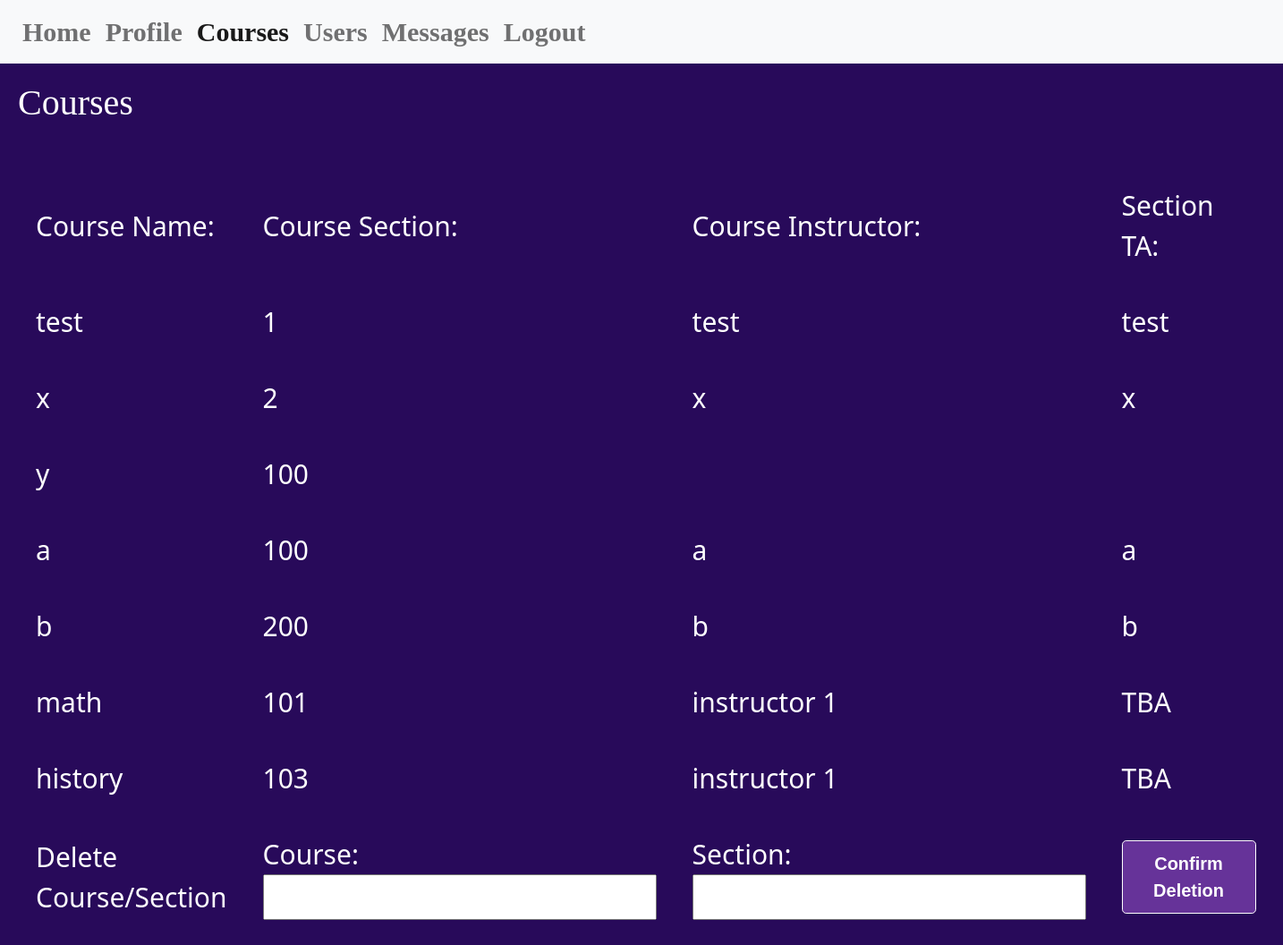
/viewcourse/ (signed in), run on an earlier commit of the app's database.
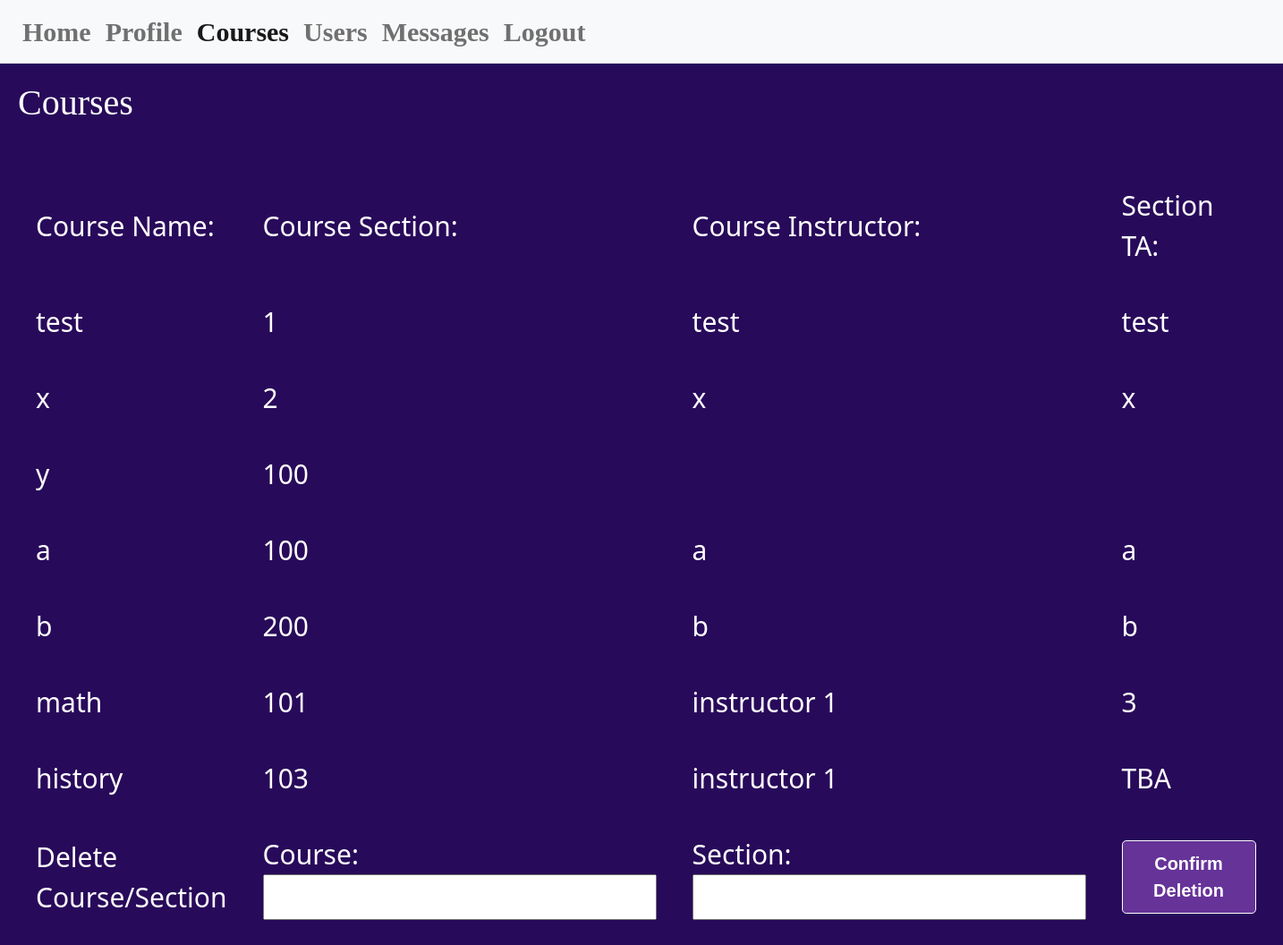
And on a later commit of the database.
### PurplePanda/models.py (models this page shows, shortened)
class MyCourses(models.Model):
    courseName = models.CharField(max_length=20)
    courseSection = models.CharField(max_length=20)
    courseInstructor = models.CharField(max_length=50, default=None)
    courseTA = models.CharField(max_length=50, default=None)

### PurplePanda/views.py (the view, shortened to what this page needs)
# urls.py: path('viewcourse/', ViewCourses.as_view(), name='viewcoures'),
class ViewCourses(View):
    def get(self, request):
        x = list(MyCourses.objects.all())
        temp = request.session.get("name")
        temp = MyUser.objects.get(name=temp)
        if x is None:
            return render(request, "viewcourse.html", {"print": "No Courses have been created yet!", "current": temp})
        return render(request, "viewcourse.html", {"print": x, "current": temp})

### templates/viewcourse.html (shortened to what this page needs)
{% load static %}
<!DOCTYPE html>
<html lang="en">
<head>
    <link href="https://cdn.jsdelivr.net/npm/bootstrap@5.0.2/dist/css/bootstrap.min.css" rel="stylesheet">
    <link href="{% static 'css/loginstyle.css' %}" rel="stylesheet" type="text/css"/>
</head>
<body>
    <nav class="navbar navbar-expand-lg navbar-light bg-light">
        <div class="container-fluid">
            <div class="collapse navbar-collapse" id="navbarNavAltMarkup">
                <div class="navbar-nav">
                    <a class="nav-link" href="/home">Home</a>
                    <a class="nav-link" href="/profile">Profile</a>
                    <a class="nav-link active" aria-current="page" href= "/viewcourse">Courses</a>
                    <a class="nav-link" href="/viewuser">Users</a>
                    <a class="nav-link" href="/viewmessage">Messages</a>
                    <a class="nav-link" href= "/">Logout</a>
                </div>
            </div>
        </div>
    </nav>
    <h1 class="header2">Courses</h1>
    <div class="users">
        <table class="loginTable">
                <tr>
                    <td>Course Name: </td>
                    <td>Course Section: </td>
                    <td>Course Instructor: </td>
                    <td>Section TA: </td>
                </tr>
            {% for i in print %}
                <tr>
                    <td>{{ i.courseName }}</td>
                    <td>{{ i.courseSection }}</td>
                    <td>{{ i.courseInstructor }}</td>
                    <td>{{ i.courseTA }}</td>
                </tr>
            {% endfor %}
        <form action="/viewcourse/" method="post">
                <tr>
                    <td>Delete Course/Section</td>
                    <td>Course: <input type="text" name="n"></td>
                    <td>Section: <input type="text" name="s"></td>
                    <td><button class="btn btn-lg buttons" type = "submit">Confirm Deletion</button></td>
                </tr>
            </form>
        </table>
    </div>
</body>
</html>

What changed in the data, as far as the page shows it:
changed MyCourses "math": courseTA "TBA" → "3"
